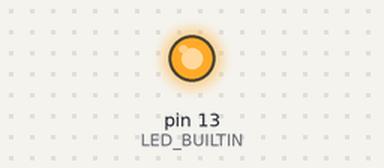
Recording of a sketch running on a simulated Arduino Uno, built with avr-gcc and run on an emulated ATmega328P. On the bench: output pins drawn as LEDs (lit = HIGH).

Above: at 1.7 s.
At 4.2 s:
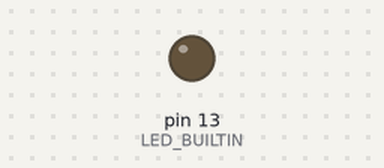
Timing chart, 0 to 7.8 s (numbered marks = the images above):
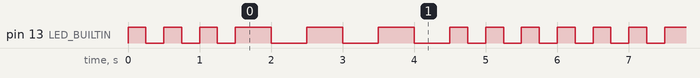

Measured:
- by itself, pin 13 (LED_BUILTIN): repeats every 6.0 s: 2 × (LOW 0.25 s, HIGH 0.25 s), LOW 0.25 s, 3 × (HIGH 0.50 s, LOW 0.50 s), 3 × (HIGH 0.25 s, LOW 0.25 s), HIGH 0.25 s
- by itself, everything shown: repeats every 6.0 s, in 18 steps

The sketch:

BlinkSOS.ino
```cpp
// the setup function runs once when you press reset or power the board
#define LED_BUILTIN 13

void setup() {
	// initialize digital pin 13 as an output.
	pinMode(13, OUTPUT);
}

// the loop function runs over and over again forever
void loop() {
	// S
	digitalWrite(LED_BUILTIN, HIGH);
	delay(250);
	digitalWrite(LED_BUILTIN, LOW);
	delay(250);
	digitalWrite(LED_BUILTIN, HIGH);
	delay(250);
	digitalWrite(LED_BUILTIN, LOW);
	delay(250);
	digitalWrite(LED_BUILTIN, HIGH);
	delay(250);
	digitalWrite(LED_BUILTIN, LOW);
	delay(250);

	// O
	digitalWrite(LED_BUILTIN, HIGH);
	delay(500);
	digitalWrite(LED_BUILTIN, LOW);
	delay(500);
	digitalWrite(LED_BUILTIN, HIGH);
	delay(500);
	digitalWrite(LED_BUILTIN, LOW);
	delay(500);
	digitalWrite(LED_BUILTIN, HIGH);
	delay(500);
	digitalWrite(LED_BUILTIN, LOW);
	delay(500);

	// S
	digitalWrite(LED_BUILTIN, HIGH);
	delay(250);
	digitalWrite(LED_BUILTIN, LOW);
	delay(250);
	digitalWrite(LED_BUILTIN, HIGH);
	delay(250);
	digitalWrite(LED_BUILTIN, LOW);
	delay(250);
	digitalWrite(LED_BUILTIN, HIGH);
	delay(250);
	digitalWrite(LED_BUILTIN, LOW);
	delay(250);
}
```
